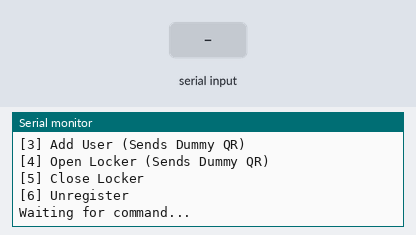
Simulated run of this sketch. Board: ESP32. Shown: the last lines printed to the serial monitor. The inputs (shaded band) are chosen by the test bench. WiFi joins after 1.5 s; servers stay silent unless stated; uploads are accepted with an empty reply.

Above: at 3.7 s.
3.8 s: "1\n" received over Serial
At 4.3 s:
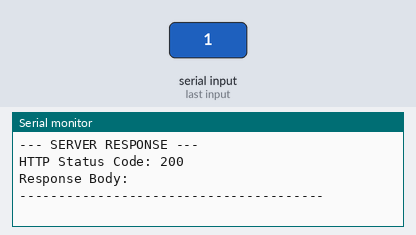
5.3 s: "2\n" received over Serial
At 5.47 s:
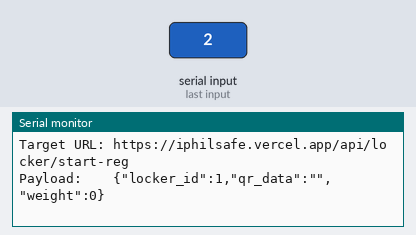
6.8 s: "3\n" received over Serial
At 6.96 s:
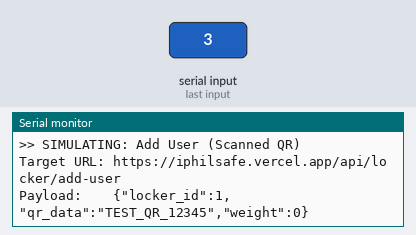
8.3 s: "4\n" received over Serial
At 8.47 s:
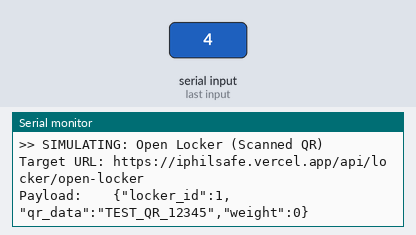
9.8 s: "5\n" received over Serial
At 9.96 s:
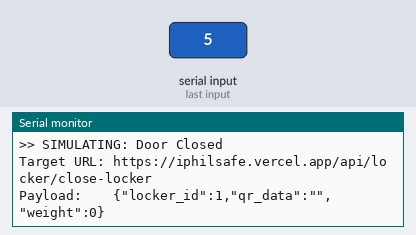
11.3 s: "6\n" received over Serial
At 11.46 s:
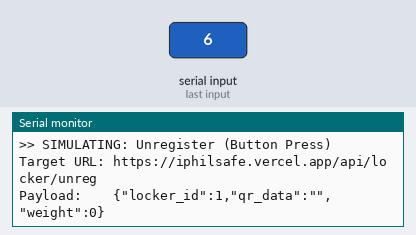

The sketch:

api_sending_test.ino
```cpp
#include <WiFi.h>
#include <HTTPClient.h>
#include <WiFiClientSecure.h>
#include <ArduinoJson.h>

// --- YOUR NETWORK DETAILS ---
#define WIFI_SSID "Putok ni Nayeon"
#define WIFI_PASSWORD "jihyodorant"
#define SERVER_URL "https://iphilsafe.vercel.app"

const int locker_id = 1;
String dummyQRCode = "TEST_QR_12345"; // Fake QR code for testing

void setup() {
  Serial.begin(115200);
  delay(1000); // Let Serial wake up

  Serial.println("\n\n=======================================");
  Serial.println("   IPHILSAFE API SIMULATOR STARTING   ");
  Serial.println("=======================================");

  // Connect to WiFi
  Serial.print("Connecting to WiFi: ");
  Serial.println(WIFI_SSID);
  WiFi.begin(WIFI_SSID, WIFI_PASSWORD);

  while (WiFi.status() != WL_CONNECTED) {
    delay(500);
    Serial.print(".");
  }

  Serial.println("\nSUCCESS! Connected to WiFi.");
  Serial.print("Wemos IP Address: ");
  Serial.println(WiFi.localIP());

  printMenu();
}

void loop() {
  // Listen for you to type a number into the Serial Monitor
  if (Serial.available() > 0) {
    char command = Serial.read();

    // Ignore newline characters from the enter key
    if (command == '\n' || command == '\r') return;

    Serial.println("\n---------------------------------------");

    if (command == '1') {
      Serial.println(">> SIMULATING: Get Locker Status");
      sendApiRequest("/api/locker/get-status", createJSONPayload(""));
    }
    else if (command == '2') {
      Serial.println(">> SIMULATING: Start Registration (Button Press)");
      sendApiRequest("/api/locker/start-reg", createJSONPayload(""));
    }
    else if (command == '3') {
      Serial.println(">> SIMULATING: Add User (Scanned QR)");
      sendApiRequest("/api/locker/add-user", createJSONPayload(dummyQRCode));
    }
    else if (command == '4') {
      Serial.println(">> SIMULATING: Open Locker (Scanned QR)");
      sendApiRequest("/api/locker/open-locker", createJSONPayload(dummyQRCode));
    }
    else if (command == '5') {
      Serial.println(">> SIMULATING: Door Closed");
      sendApiRequest("/api/locker/close-locker", createJSONPayload(""));
    }
    else if (command == '6') {
      Serial.println(">> SIMULATING: Unregister (Button Press)");
      sendApiRequest("/api/locker/unreg", createJSONPayload(""));
    }
    else {
      Serial.println("Invalid command.");
    }

    delay(1000); // Brief pause before showing the menu again
    printMenu();
  }
}

// --- HELPER FUNCTIONS ---

void printMenu() {
  Serial.println("\n--- SIMULATOR MENU ---");
  Serial.println("Type a number and press Enter:");
  Serial.println("[1] Get Status");
  Serial.println("[2] Start Registration");
  Serial.println("[3] Add User (Sends Dummy QR)");
  Serial.println("[4] Open Locker (Sends Dummy QR)");
  Serial.println("[5] Close Locker");
  Serial.println("[6] Unregister");
  Serial.print("Waiting for command... ");
}

String createJSONPayload(String qr_data) {
  JsonDocument doc;
  doc["locker_id"] = locker_id;
  doc["qr_data"] = qr_data;
  doc["weight"] = 0; // Dummy weight

  String jsonPayload;
  serializeJson(doc, jsonPayload);
  return jsonPayload;
}

// The Master HTTP Function (Pure Software)
void sendApiRequest(String endpoint, String payload) {
  if (WiFi.status() != WL_CONNECTED) {
    Serial.println("ERROR: WiFi disconnected!");
    return;
  }

  WiFiClientSecure client;
  client.setInsecure(); // Required so it doesn't reject Vercel's SSL certificate
  HTTPClient http;

  String fullUrl = String(SERVER_URL) + endpoint;
  Serial.print("Target URL: ");
  Serial.println(fullUrl);
  Serial.print("Payload:    ");
  Serial.println(payload);

  http.begin(client, fullUrl);
  http.addHeader("Content-Type", "application/json");

  // Send the POST request
  int httpResponseCode = http.POST(payload);

  Serial.println("--- SERVER RESPONSE ---");
  Serial.print("HTTP Status Code: ");
  Serial.println(httpResponseCode);

  if (httpResponseCode > 0) {
    String responseBody = http.getString();
    Serial.print("Response Body:    ");
    Serial.println(responseBody);
  } else {
    Serial.println("ERROR: Connection Refused or Failed to reach server.");
    Serial.println("Check your Laptop's IP address and Firewall settings!");
  }
  Serial.println("---------------------------------------");

  http.end();
}
```

Measured:
- after the input at 3.8 s, the serial monitor: prints a new line at once (image 1)
- after the input at 5.3 s, the serial monitor: prints a new line at once (image 2)
- after the input at 6.8 s, the serial monitor: prints a new line at once (image 3)
- after the input at 8.3 s, the serial monitor: prints a new line at once (image 4)
- after the input at 9.8 s, the serial monitor: prints a new line at once (image 5)
- after the input at 11.3 s, the serial monitor: prints a new line at once (image 6)
